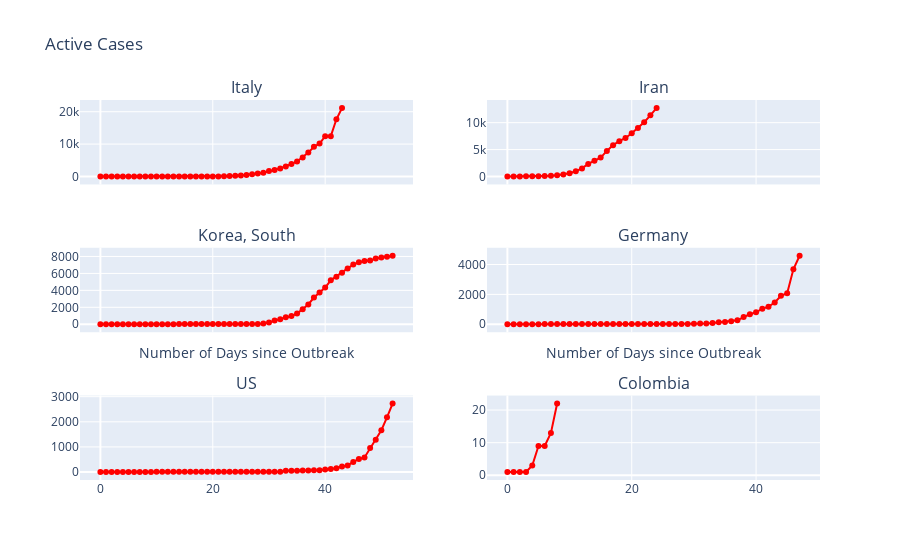

Notebook code cell kept with this figure:
### Code cell
fig = make_subplots(rows=3, cols=2,shared_xaxes=True,
                   subplot_titles=('Italy','Iran','Korea, South','Germany', 'US', 'Colombia'))

fig.update_xaxes(title_text="Number of Days since Outbreak", row=2, col=1)

fig.update_xaxes(title_text="Number of Days since Outbreak", row=2, col=2)

fig.add_trace(go.Scatter(x=ItalyGrowth.index,y=ItalyGrowth['Total Confirmed Cases'],
                         mode='lines+markers',
                         name='Active Cases',
                         line=dict(color=chartcol,width=2)),
                          row=1,col=1)
fig.add_trace(go.Scatter(x=IranGrowth.index,y=IranGrowth['Total Confirmed Cases'],
                         mode='lines+markers',
                         name='Active Cases',
                         line=dict(color=chartcol,width=2)),
                          row=1,col=2)
                           
fig.add_trace(go.Scatter(x=SKGrowth.index,y=SKGrowth['Total Confirmed Cases'],
                         mode='lines+markers',
                         name='Active Cases',
                         line=dict(color=chartcol,width=2)),
                          row=2,col=1)    
                           
fig.add_trace(go.Scatter(x=GermanyGrowth.index,y=GermanyGrowth['Total Confirmed Cases'],
                         mode='lines+markers',
                         name='Active Cases',
                         line=dict(color=chartcol,width=2)),
                          row=2,col=2)  
fig.add_trace(go.Scatter(x=USGrowth.index,y=USGrowth['Total Confirmed Cases'],
                         mode='lines+markers',
                         name='Active Cases',
                         line=dict(color=chartcol,width=2)),
                          row=3,col=1)  
fig.add_trace(go.Scatter(x=ColombiaGrowth.index,y=ColombiaGrowth['Total Confirmed Cases'],
                         mode='lines+markers',
                         name='Active Cases',
                         line=dict(color=chartcol,width=2)),
                          row=3,col=2)  
fig.update_layout(showlegend=False,title = 'Active Cases')

### Figure 1 — Plotly figure (JSON) as saved in the notebook; plotly's stock layout.template omitted (floating-point values rounded to 4 significant figures)
{"data": [{"line": {"color": "red", "width": 2}, "mode": "lines+markers", "name": "Active Cases", "type": "scatter", "x": [0, 1, 2, 3, 4, 5, 6, 7, 8, 9, 10, 11, 12, 13, 14, 15, 16, 17, 18, 19, 20, 21, 22, 23, 24, 25, 26, 27, 28, 29, 30, 31, 32, 33, 34, 35, 36, 37, 38, 39, 40, 41, 42, 43], "xaxis": "x", "y": [2, 2, 2, 2, 2, 2, 2, 3, 3, 3, 3, 3, 3, 3, 3, 3, 3, 3, 3, 3, 3, 20, 62, 155, 229, 322, 453, 655, 888, 1128, 1694, 2036, 2502, 3089, 3858, 4636, 5883, 7375, 9172, 10149, 12462, 12462, 17660, 21157], "yaxis": "y"}, {"line": {"color": "red", "width": 2}, "mode": "lines+markers", "name": "Active Cases", "type": "scatter", "x": [0, 1, 2, 3, 4, 5, 6, 7, 8, 9, 10, 11, 12, 13, 14, 15, 16, 17, 18, 19, 20, 21, 22, 23, 24], "xaxis": "x2", "y": [2, 5, 18, 28, 43, 61, 95, 139, 245, 388, 593, 978, 1501, 2336, 2922, 3513, 4747, 5823, 6566, 7161, 8042, 9000, 10075, 11364, 12729], "yaxis": "y2"}, {"line": {"color": "red", "width": 2}, "mode": "lines+markers", "name": "Active Cases", "type": "scatter", "x": [0, 1, 2, 3, 4, 5, 6, 7, 8, 9, 10, 11, 12, 13, 14, 15, 16, 17, 18, 19, 20, 21, 22, 23, 24, 25, 26, 27, 28, 29, 30, 31, 32, 33, 34, 35, 36, 37, 38, 39, 40, 41, 42, 43, 44, 45, 46, 47, 48, 49, 50, 51, 52], "xaxis": "x3", "y": [1, 1, 2, 2, 3, 4, 4, 4, 4, 11, 12, 15, 15, 16, 19, 23, 24, 24, 25, 27, 28, 28, 28, 28, 28, 29, 30, 31, 31, 104, 204, 433, 602, 833, 977, 1261, 1766, 2337, 3150, 3736, 4335, 5186, 5621, 6088, 6593, 7041, 7314, 7478, 7513, 7755, 7869, 7979, 8086], "yaxis": "y3"}, {"line": {"color": "red", "width": 2}, "mode": "lines+markers", "name": "Active Cases", "type": "scatter", "x": [0, 1, 2, 3, 4, 5, 6, 7, 8, 9, 10, 11, 12, 13, 14, 15, 16, 17, 18, 19, 20, 21, 22, 23, 24, 25, 26, 27, 28, 29, 30, 31, 32, 33, 34, 35, 36, 37, 38, 39, 40, 41, 42, 43, 44, 45, 46, 47], "xaxis": "x4", "y": [1, 4, 4, 4, 5, 8, 10, 12, 12, 12, 12, 13, 13, 14, 14, 16, 16, 16, 16, 16, 16, 16, 16, 16, 16, 16, 16, 16, 16, 17, 27, 46, 48, 79, 130, 159, 196, 262, 482, 670, 799, 1040, 1176, 1457, 1908, 2078, 3675, 4585], "yaxis": "y4"}, {"line": {"color": "red", "width": 2}, "mode": "lines+markers", "name": "Active Cases", "type": "scatter", "x": [0, 1, 2, 3, 4, 5, 6, 7, 8, 9, 10, 11, 12, 13, 14, 15, 16, 17, 18, 19, 20, 21, 22, 23, 24, 25, 26, 27, 28, 29, 30, 31, 32, 33, 34, 35, 36, 37, 38, 39, 40, 41, 42, 43, 44, 45, 46, 47, 48, 49, 50, 51, 52], "xaxis": "x5", "y": [1, 1, 2, 2, 5, 5, 5, 5, 5, 7, 8, 8, 11, 11, 11, 11, 11, 11, 11, 11, 12, 12, 13, 13, 13, 13, 13, 13, 13, 13, 15, 15, 15, 51, 51, 57, 58, 60, 68, 74, 98, 118, 149, 217, 262, 402, 518, 583, 959, 1281, 1663, 2179, 2727], "yaxis": "y5"}, {"line": {"color": "red", "width": 2}, "mode": "lines+markers", "name": "Active Cases", "type": "scatter", "x": [0, 1, 2, 3, 4, 5, 6, 7, 8], "xaxis": "x6", "y": [1, 1, 1, 1, 3, 9, 9, 13, 22], "yaxis": "y6"}], "layout": {"annotations": [{"font": {"size": 16}, "showarrow": false, "text": "Italy", "x": 0.225, "xanchor": "center", "xref": "paper", "y": 1, "yanchor": "bottom", "yref": "paper"}, {"font": {"size": 16}, "showarrow": false, "text": "Iran", "x": 0.775, "xanchor": "center", "xref": "paper", "y": 1, "yanchor": "bottom", "yref": "paper"}, {"font": {"size": 16}, "showarrow": false, "text": "Korea, South", "x": 0.225, "xanchor": "center", "xref": "paper", "y": 0.6111, "yanchor": "bottom", "yref": "paper"}, {"font": {"size": 16}, "showarrow": false, "text": "Germany", "x": 0.775, "xanchor": "center", "xref": "paper", "y": 0.6111, "yanchor": "bottom", "yref": "paper"}, {"font": {"size": 16}, "showarrow": false, "text": "US", "x": 0.225, "xanchor": "center", "xref": "paper", "y": 0.2222, "yanchor": "bottom", "yref": "paper"}, {"font": {"size": 16}, "showarrow": false, "text": "Colombia", "x": 0.775, "xanchor": "center", "xref": "paper", "y": 0.2222, "yanchor": "bottom", "yref": "paper"}], "showlegend": false, "title": {"text": "Active Cases"}, "xaxis": {"anchor": "y", "domain": [0, 0.45], "matches": "x5", "showticklabels": false}, "xaxis2": {"anchor": "y2", "domain": [0.55, 1], "matches": "x6", "showticklabels": false}, "xaxis3": {"anchor": "y3", "domain": [0, 0.45], "matches": "x5", "showticklabels": false, "title": {"text": "Number of Days since Outbreak"}}, "xaxis4": {"anchor": "y4", "domain": [0.55, 1], "matches": "x6", "showticklabels": false, "title": {"text": "Number of Days since Outbreak"}}, "xaxis5": {"anchor": "y5", "domain": [0, 0.45]}, "xaxis6": {"anchor": "y6", "domain": [0.55, 1]}, "yaxis": {"anchor": "x", "domain": [0.7778, 1]}, "yaxis2": {"anchor": "x2", "domain": [0.7778, 1]}, "yaxis3": {"anchor": "x3", "domain": [0.3889, 0.6111]}, "yaxis4": {"anchor": "x4", "domain": [0.3889, 0.6111]}, "yaxis5": {"anchor": "x5", "domain": [0, 0.2222]}, "yaxis6": {"anchor": "x6", "domain": [0, 0.2222]}}}
